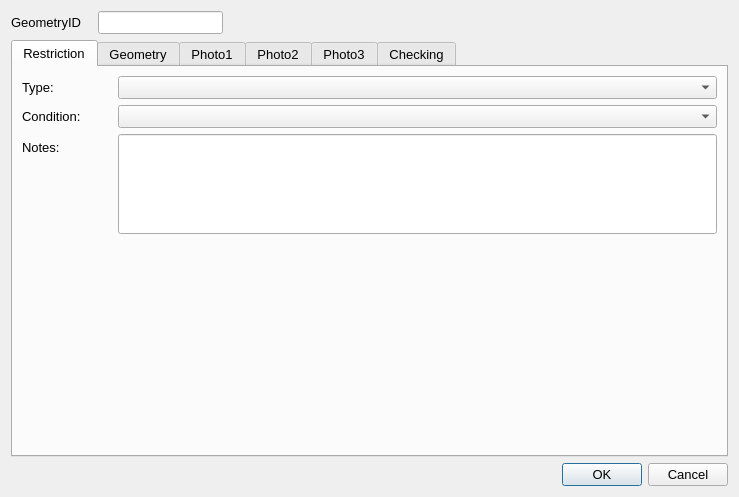
<?xml version="1.0" encoding="UTF-8"?>
<ui version="4.0">
 <class>Dialog</class>
 <widget class="QDialog" name="Dialog">
  <property name="geometry">
   <rect>
    <x>0</x>
    <y>0</y>
    <width>739</width>
    <height>497</height>
   </rect>
  </property>
  <property name="sizePolicy">
   <sizepolicy hsizetype="Fixed" vsizetype="Fixed">
    <horstretch>0</horstretch>
    <verstretch>0</verstretch>
   </sizepolicy>
  </property>
  <property name="maximumSize">
   <size>
    <width>750</width>
    <height>550</height>
   </size>
  </property>
  <property name="font">
   <font>
    <pointsize>10</pointsize>
   </font>
  </property>
  <property name="windowTitle">
   <string>Dialog</string>
  </property>
  <layout class="QGridLayout" name="gridLayout">
   <item row="2" column="2">
    <widget class="QDialogButtonBox" name="button_box">
     <property name="orientation">
      <enum>Qt::Horizontal</enum>
     </property>
     <property name="standardButtons">
      <set>QDialogButtonBox::Cancel|QDialogButtonBox::Ok</set>
     </property>
    </widget>
   </item>
   <item row="0" column="1">
    <widget class="QLineEdit" name="GeometryID">
     <property name="sizePolicy">
      <sizepolicy hsizetype="Preferred" vsizetype="Preferred">
       <horstretch>0</horstretch>
       <verstretch>0</verstretch>
      </sizepolicy>
     </property>
     <property name="font">
      <font>
       <pointsize>10</pointsize>
      </font>
     </property>
     <property name="inputMask">
      <string/>
     </property>
     <property name="readOnly">
      <bool>true</bool>
     </property>
     <property name="placeholderText">
      <string/>
     </property>
    </widget>
   </item>
   <item row="1" column="0" colspan="3">
    <widget class="QTabWidget" name="Details">
     <property name="sizePolicy">
      <sizepolicy hsizetype="Expanding" vsizetype="Expanding">
       <horstretch>0</horstretch>
       <verstretch>0</verstretch>
      </sizepolicy>
     </property>
     <property name="minimumSize">
      <size>
       <width>0</width>
       <height>0</height>
      </size>
     </property>
     <property name="font">
      <font>
       <pointsize>10</pointsize>
      </font>
     </property>
     <property name="cursor">
      <cursorShape>IBeamCursor</cursorShape>
     </property>
     <property name="mouseTracking">
      <bool>true</bool>
     </property>
     <property name="acceptDrops">
      <bool>true</bool>
     </property>
     <property name="currentIndex">
      <number>0</number>
     </property>
     <widget class="QWidget" name="RestrictionDetails">
      <property name="focusPolicy">
       <enum>Qt::NoFocus</enum>
      </property>
      <attribute name="title">
       <string>Restriction</string>
      </attribute>
      <layout class="QFormLayout" name="formLayout">
       <property name="fieldGrowthPolicy">
        <enum>QFormLayout::AllNonFixedFieldsGrow</enum>
       </property>
       <item row="2" column="0">
        <widget class="QLabel" name="label_7">
         <property name="text">
          <string>Type:</string>
         </property>
        </widget>
       </item>
       <item row="2" column="1">
        <widget class="QComboBox" name="CrossingPointTypeID"/>
       </item>
       <item row="3" column="0">
        <widget class="QLabel" name="lbl_Condition">
         <property name="minimumSize">
          <size>
           <width>90</width>
           <height>16</height>
          </size>
         </property>
         <property name="font">
          <font>
           <pointsize>10</pointsize>
          </font>
         </property>
         <property name="text">
          <string>Condition:</string>
         </property>
        </widget>
       </item>
       <item row="3" column="1">
        <widget class="QComboBox" name="AssetConditionTypeID"/>
       </item>
       <item row="7" column="0">
        <widget class="QLabel" name="lbl_Notes">
         <property name="text">
          <string>Notes:</string>
         </property>
        </widget>
       </item>
       <item row="7" column="1">
        <widget class="QLineEdit" name="Notes">
         <property name="minimumSize">
          <size>
           <width>0</width>
           <height>100</height>
          </size>
         </property>
         <property name="alignment">
          <set>Qt::AlignLeading|Qt::AlignLeft|Qt::AlignTop</set>
         </property>
        </widget>
       </item>
      </layout>
     </widget>
     <widget class="QWidget" name="Geometry">
      <attribute name="title">
       <string>Geometry</string>
      </attribute>
      <layout class="QFormLayout" name="formLayout_2">
       <property name="fieldGrowthPolicy">
        <enum>QFormLayout::AllNonFixedFieldsGrow</enum>
       </property>
       <item row="0" column="0">
        <widget class="QLabel" name="lbl_RoadName">
         <property name="minimumSize">
          <size>
           <width>90</width>
           <height>16</height>
          </size>
         </property>
         <property name="font">
          <font>
           <pointsize>10</pointsize>
          </font>
         </property>
         <property name="text">
          <string>Road Name:</string>
         </property>
        </widget>
       </item>
       <item row="0" column="1">
        <widget class="QLineEdit" name="RoadName"/>
       </item>
       <item row="1" column="0">
        <widget class="QLabel" name="lbl_USRN">
         <property name="minimumSize">
          <size>
           <width>90</width>
           <height>16</height>
          </size>
         </property>
         <property name="font">
          <font>
           <pointsize>10</pointsize>
          </font>
         </property>
         <property name="text">
          <string>USRN:</string>
         </property>
        </widget>
       </item>
       <item row="1" column="1">
        <widget class="QLineEdit" name="USRN"/>
       </item>
       <item row="3" column="1">
        <spacer name="verticalSpacer">
         <property name="orientation">
          <enum>Qt::Vertical</enum>
         </property>
         <property name="sizeHint" stdset="0">
          <size>
           <width>20</width>
           <height>40</height>
          </size>
         </property>
        </spacer>
       </item>
       <item row="4" column="0">
        <widget class="QLabel" name="label_8">
         <property name="text">
          <string>Last Update Date:</string>
         </property>
        </widget>
       </item>
       <item row="4" column="1">
        <widget class="QDateTimeEdit" name="Signs_DateTime">
         <property name="readOnly">
          <bool>true</bool>
         </property>
        </widget>
       </item>
       <item row="5" column="0">
        <widget class="QLabel" name="label_2">
         <property name="text">
          <string>Last Changed By:</string>
         </property>
        </widget>
       </item>
       <item row="5" column="1">
        <widget class="QLineEdit" name="Surveyor"/>
       </item>
       <item row="6" column="0">
        <widget class="QLabel" name="label_9">
         <property name="text">
          <string>RestrictionID:</string>
         </property>
        </widget>
       </item>
       <item row="6" column="1">
        <widget class="QLineEdit" name="RestrictionID"/>
       </item>
      </layout>
     </widget>
     <widget class="QWidget" name="PhotoTab_01">
      <attribute name="title">
       <string>Photo1</string>
      </attribute>
      <layout class="QGridLayout" name="gridLayout_2">
       <item row="1" column="0">
        <widget class="QPushButton" name="startCamera1">
         <property name="maximumSize">
          <size>
           <width>150</width>
           <height>16777215</height>
          </size>
         </property>
         <property name="text">
          <string>open Camera</string>
         </property>
         <property name="icon">
          <iconset>
           <normaloff>../../../../PC18-26 Carnegie Library Lambeth/Mapping/Templates/camara_foto.png</normaloff>../../../../PC18-26 Carnegie Library Lambeth/Mapping/Templates/camara_foto.png</iconset>
         </property>
         <property name="checkable">
          <bool>true</bool>
         </property>
         <property name="autoDefault">
          <bool>false</bool>
         </property>
         <property name="default">
          <bool>false</bool>
         </property>
        </widget>
       </item>
       <item row="1" column="2">
        <widget class="QPushButton" name="getPhoto1">
         <property name="maximumSize">
          <size>
           <width>150</width>
           <height>16777215</height>
          </size>
         </property>
         <property name="text">
          <string>take Photo</string>
         </property>
         <property name="icon">
          <iconset>
           <normaloff>../../../../PC18-26 Carnegie Library Lambeth/Mapping/Templates/take-photo-icon-21.jpg</normaloff>../../../../PC18-26 Carnegie Library Lambeth/Mapping/Templates/take-photo-icon-21.jpg</iconset>
         </property>
         <property name="checkable">
          <bool>false</bool>
         </property>
         <property name="autoDefault">
          <bool>false</bool>
         </property>
        </widget>
       </item>
       <item row="0" column="0">
        <widget class="QLabel" name="Photo_Widget_01">
         <property name="sizePolicy">
          <sizepolicy hsizetype="Fixed" vsizetype="Fixed">
           <horstretch>0</horstretch>
           <verstretch>0</verstretch>
          </sizepolicy>
         </property>
         <property name="maximumSize">
          <size>
           <width>640</width>
           <height>480</height>
          </size>
         </property>
         <property name="autoFillBackground">
          <bool>true</bool>
         </property>
         <property name="text">
          <string>No photo</string>
         </property>
        </widget>
       </item>
      </layout>
     </widget>
     <widget class="QWidget" name="PhotoTab_02">
      <attribute name="title">
       <string>Photo2</string>
      </attribute>
      <layout class="QGridLayout" name="gridLayout_4">
       <item row="0" column="0">
        <widget class="QLabel" name="Photo_Widget_02">
         <property name="sizePolicy">
          <sizepolicy hsizetype="Fixed" vsizetype="Fixed">
           <horstretch>0</horstretch>
           <verstretch>0</verstretch>
          </sizepolicy>
         </property>
         <property name="maximumSize">
          <size>
           <width>640</width>
           <height>480</height>
          </size>
         </property>
         <property name="autoFillBackground">
          <bool>true</bool>
         </property>
         <property name="text">
          <string>No photo</string>
         </property>
        </widget>
       </item>
       <item row="1" column="0">
        <widget class="QPushButton" name="startCamera2">
         <property name="maximumSize">
          <size>
           <width>150</width>
           <height>16777215</height>
          </size>
         </property>
         <property name="text">
          <string>open Camera</string>
         </property>
         <property name="icon">
          <iconset>
           <normaloff>../../../../PC18-26 Carnegie Library Lambeth/Mapping/Templates/camara_foto.png</normaloff>../../../../PC18-26 Carnegie Library Lambeth/Mapping/Templates/camara_foto.png</iconset>
         </property>
         <property name="checkable">
          <bool>true</bool>
         </property>
         <property name="autoDefault">
          <bool>false</bool>
         </property>
         <property name="default">
          <bool>false</bool>
         </property>
        </widget>
       </item>
       <item row="1" column="1">
        <widget class="QPushButton" name="getPhoto2">
         <property name="maximumSize">
          <size>
           <width>150</width>
           <height>16777215</height>
          </size>
         </property>
         <property name="text">
          <string>take Photo</string>
         </property>
         <property name="icon">
          <iconset>
           <normaloff>../../../../PC18-26 Carnegie Library Lambeth/Mapping/Templates/take-photo-icon-21.jpg</normaloff>../../../../PC18-26 Carnegie Library Lambeth/Mapping/Templates/take-photo-icon-21.jpg</iconset>
         </property>
         <property name="checkable">
          <bool>false</bool>
         </property>
         <property name="autoDefault">
          <bool>false</bool>
         </property>
        </widget>
       </item>
      </layout>
     </widget>
     <widget class="QWidget" name="PhotoTab_03">
      <attribute name="title">
       <string>Photo3</string>
      </attribute>
      <layout class="QGridLayout" name="gridLayout_3">
       <item row="0" column="0">
        <widget class="QLabel" name="Photo_Widget_03">
         <property name="autoFillBackground">
          <bool>true</bool>
         </property>
         <property name="text">
          <string>No photo</string>
         </property>
        </widget>
       </item>
       <item row="1" column="2">
        <widget class="QPushButton" name="getPhoto3">
         <property name="maximumSize">
          <size>
           <width>150</width>
           <height>16777215</height>
          </size>
         </property>
         <property name="text">
          <string>take Photo</string>
         </property>
         <property name="icon">
          <iconset>
           <normaloff>../../../../PC18-26 Carnegie Library Lambeth/Mapping/Templates/take-photo-icon-21.jpg</normaloff>../../../../PC18-26 Carnegie Library Lambeth/Mapping/Templates/take-photo-icon-21.jpg</iconset>
         </property>
         <property name="checkable">
          <bool>false</bool>
         </property>
         <property name="autoDefault">
          <bool>false</bool>
         </property>
        </widget>
       </item>
       <item row="1" column="0">
        <widget class="QPushButton" name="startCamera3">
         <property name="maximumSize">
          <size>
           <width>150</width>
           <height>16777215</height>
          </size>
         </property>
         <property name="text">
          <string>open Camera</string>
         </property>
         <property name="icon">
          <iconset>
           <normaloff>../../../../PC18-26 Carnegie Library Lambeth/Mapping/Templates/camara_foto.png</normaloff>../../../../PC18-26 Carnegie Library Lambeth/Mapping/Templates/camara_foto.png</iconset>
         </property>
         <property name="checkable">
          <bool>true</bool>
         </property>
         <property name="autoDefault">
          <bool>false</bool>
         </property>
         <property name="default">
          <bool>false</bool>
         </property>
        </widget>
       </item>
      </layout>
     </widget>
     <widget class="QWidget" name="checkingTab">
      <attribute name="title">
       <string>Checking</string>
      </attribute>
      <layout class="QFormLayout" name="formLayout_3">
       <item row="1" column="0">
        <widget class="QLabel" name="label_4">
         <property name="text">
          <string>Check Notes:</string>
         </property>
        </widget>
       </item>
       <item row="1" column="1">
        <widget class="QTextEdit" name="MHTC_CheckNotes"/>
       </item>
       <item row="0" column="0">
        <widget class="QLabel" name="label_5">
         <property name="text">
          <string>Check issue type:</string>
         </property>
        </widget>
       </item>
       <item row="0" column="1">
        <widget class="QComboBox" name="MHTC_CheckIssueTypeID"/>
       </item>
       <item row="3" column="0">
        <widget class="QCheckBox" name="FieldCheckCompleted">
         <property name="text">
          <string>Field check completed</string>
         </property>
        </widget>
       </item>
       <item row="2" column="0">
        <spacer name="verticalSpacer_2">
         <property name="orientation">
          <enum>Qt::Vertical</enum>
         </property>
         <property name="sizeHint" stdset="0">
          <size>
           <width>20</width>
           <height>20</height>
          </size>
         </property>
        </spacer>
       </item>
      </layout>
     </widget>
    </widget>
   </item>
   <item row="0" column="0">
    <widget class="QLabel" name="label">
     <property name="minimumSize">
      <size>
       <width>81</width>
       <height>16</height>
      </size>
     </property>
     <property name="font">
      <font>
       <pointsize>10</pointsize>
      </font>
     </property>
     <property name="text">
      <string>GeometryID</string>
     </property>
    </widget>
   </item>
  </layout>
 </widget>
 <resources/>
 <connections>
  <connection>
   <sender>button_box</sender>
   <signal>accepted()</signal>
   <receiver>Dialog</receiver>
   <slot>accept()</slot>
   <hints>
    <hint type="sourcelabel">
     <x>248</x>
     <y>254</y>
    </hint>
    <hint type="destinationlabel">
     <x>157</x>
     <y>274</y>
    </hint>
   </hints>
  </connection>
  <connection>
   <sender>button_box</sender>
   <signal>rejected()</signal>
   <receiver>Dialog</receiver>
   <slot>reject()</slot>
   <hints>
    <hint type="sourcelabel">
     <x>316</x>
     <y>260</y>
    </hint>
    <hint type="destinationlabel">
     <x>286</x>
     <y>274</y>
    </hint>
   </hints>
  </connection>
 </connections>
</ui>
